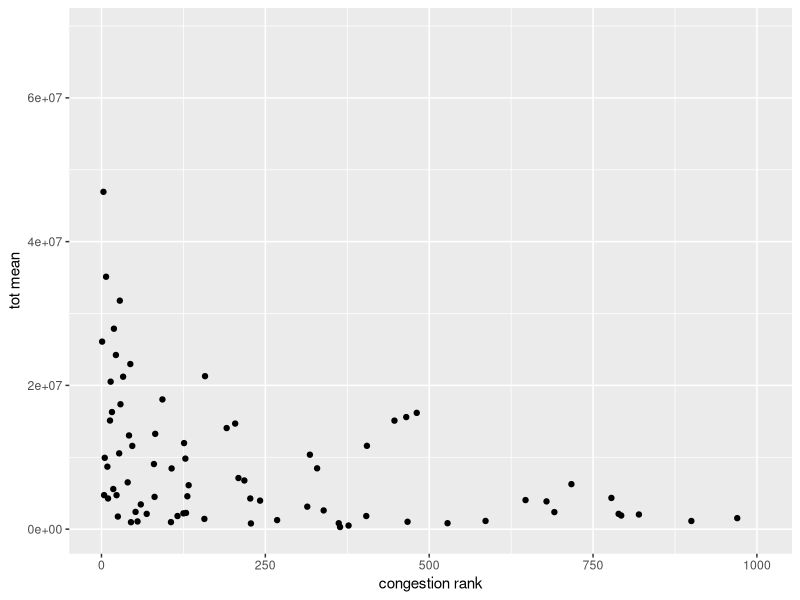
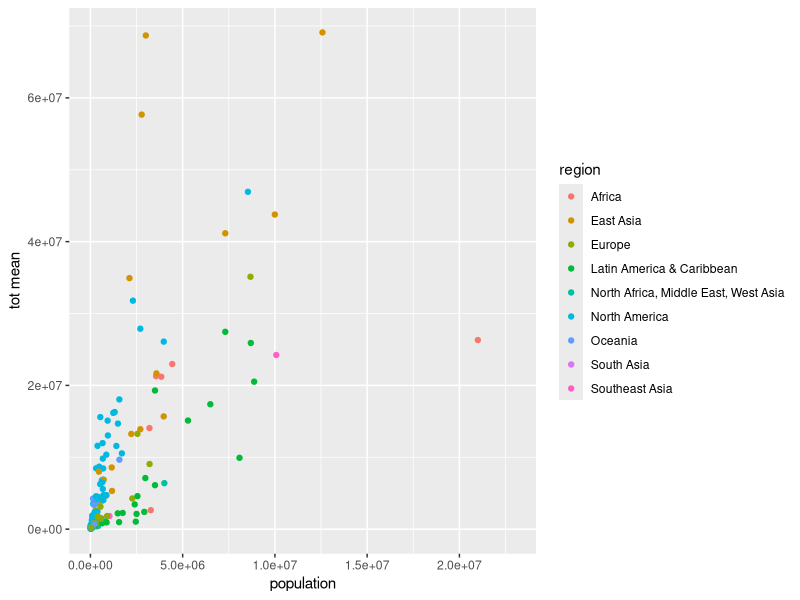

These figures' R source, in order: (Note: this script raises an error after producing the figures.)
library(tidyverse)
library(readxl)
#-----------------
#READ DATA FROM FILE
#-----------------
dataset <- read_excel("D_FINAL.xlsx")

# ----------------
#DATA TIDYING
#-----------------
# This line removes all unnecessary columns. This is a very large dataset, 
# so we have many columns to remove. We are removing columns by index to 
# avoid having an impractically large command
correct_dataset_columns <- dataset[c(14, 23, 24, 27:32, 34, 40, 50, 63, 
                                     92, 100,103, 111,120, 136, 137)]



# There are a lot of nasty column names such as 
# 'Congestion rank (INRIX) [dimensionless]' that should be renamed to things like   
# 'congestion rank' instead. This renames each of those column names to something
# easier to work with
colnames(correct_dataset_columns) <- c(
  'scope 1 emissions', 
  'scope 2 emissions','total emissions',
  's1 lower bound',
  's1 upper bound', 's1 mean', 'tot lower bound',
  'tot upper bound', 'tot mean',
  'co2 emissions per capita', 'region', 'population',
  'city area km',
  'ngdp',
  'energy per person co2', 'center of commerce index',
  'mean one-way travel time',
  'congestion rank',
  'social cohesion rank', 'technology rank', 
  '')


# Prints the correlation between 'total emissions' and all other columns
# between 0.3 and 0.5 is considered 'moderately correlated. Between 0.5 and 0.7
# is highly correlated, and higher than 0.7 is considered highly correlated.
correlations <- cor(correct_dataset_columns$`total emissions`, "storage.mode<-"(as.matrix(correct_dataset_columns[c(1:ncol(correct_dataset_columns))]), "numeric"), use = "pairwise.complete.obs")
format(correlations)  


#-----------------
#DATA VISUALIZATION
#-----------------

# Graph population vs. emissions 
ggplot(data = correct_dataset_columns) +
  geom_point(mapping = aes(x = `congestion rank`, y = `tot mean`))

# Graph congestion rank vs. total pollution
ggplot(data = correct_dataset_columns) +
  geom_point(mapping = aes(x = population, y = `tot mean`, color=region))

# Graph average gas price vs. emissions
ggplot(data = correct_dataset_columns) +
  geom_point(mapping = aes(x = `average gasoline price`, y = `tot mean`, color=region))

# Graph median income vs. emissions
ggplot(data = correct_dataset_columns) +
  geom_smooth(mapping = aes(x = `ngdp per capita`, y = `tot mean`, color=region))

# Graph annual mean temperature vs emissions
ggplot(data = correct_dataset_columns) +
  geom_point(mapping = aes(x = `average annual temperature celcius`, y = `tot mean`, color=region))

